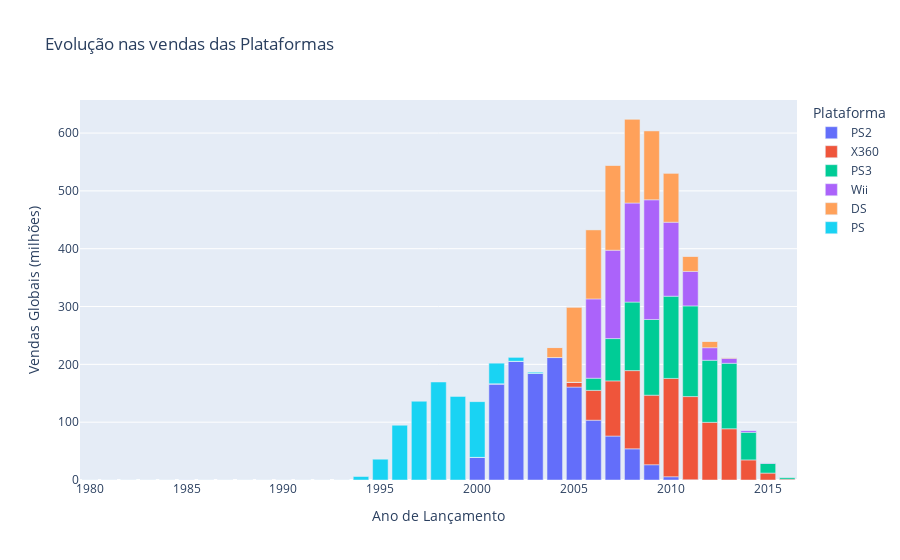

The cell this chart's notebook holds for it:
### Markdown cell above
* Abaixo iremos analisar as vendas das plataformas agrupadas por ano de lançamento dos jogos

### Code cell
# Agrupando por plataforma e ano de lançamento, e somando as vendas globais
platform_evolution = games_filtered.groupby(['year_of_release', 'platform'])['global_sales'].sum()
# transformando a série em um DataFrame e preenchendo os valores ausentes com 0
sales_timeline = platform_evolution.unstack(fill_value=0)
# visualizar evolução de vendas

fig = px.bar(sales_timeline[best_platform], 
            title='Evolução nas vendas das Plataformas',
            labels={'value': 'Vendas Globais (milhões)',
            'year_of_release': 'Ano de Lançamento',
            'platform': 'Plataforma'})
fig.show()

### Figure 1 — Plotly figure (JSON) as saved in the notebook; plotly's stock layout.template omitted (floating-point values rounded to 4 significant figures)
{"data": [{"hovertemplate": "Plataforma=PS2<br>Ano de Lançamento=%{x}<br>Vendas Globais (milhões)=%{y}<extra></extra>", "legendgroup": "PS2", "marker": {"color": "#636efa", "pattern": {"shape": ""}}, "name": "PS2", "orientation": "v", "showlegend": true, "textposition": "auto", "type": "bar", "x": [1980, 1981, 1982, 1983, 1984, 1985, 1986, 1987, 1988, 1989, 1990, 1991, 1992, 1993, 1994, 1995, 1996, 1997, 1998, 1999, 2000, 2001, 2002, 2003, 2004, 2005, 2006, 2007, 2008, 2009, 2010, 2011, 2012, 2013, 2014, 2015, 2016], "xaxis": "x", "y": [0.0, 0.0, 0.0, 0.0, 0.0, 0.0, 0.0, 0.0, 0.0, 0.0, 0.0, 0.0, 0.0, 0.0, 0.0, 0.0, 0.0, 0.0, 0.0, 0.0, 39.17, 166.4, 205.4, 184.3, 211.8, 160.7, 103.4, 75.99, 53.9, 26.4, 5.64, 0.45, 0.0, 0.0, 0.0, 0.0, 0.0], "yaxis": "y"}, {"hovertemplate": "Plataforma=X360<br>Ano de Lançamento=%{x}<br>Vendas Globais (milhões)=%{y}<extra></extra>", "legendgroup": "X360", "marker": {"color": "#EF553B", "pattern": {"shape": ""}}, "name": "X360", "orientation": "v", "showlegend": true, "textposition": "auto", "type": "bar", "x": [1980, 1981, 1982, 1983, 1984, 1985, 1986, 1987, 1988, 1989, 1990, 1991, 1992, 1993, 1994, 1995, 1996, 1997, 1998, 1999, 2000, 2001, 2002, 2003, 2004, 2005, 2006, 2007, 2008, 2009, 2010, 2011, 2012, 2013, 2014, 2015, 2016], "xaxis": "x", "y": [0.0, 0.0, 0.0, 0.0, 0.0, 0.0, 0.0, 0.0, 0.0, 0.0, 0.0, 0.0, 0.0, 0.0, 0.0, 0.0, 0.0, 0.0, 0.0, 0.0, 0.0, 0.0, 0.0, 0.0, 0.0, 8.25, 51.62, 95.41, 135.3, 120.3, 170.0, 143.8, 99.74, 88.58, 34.74, 11.96, 1.52], "yaxis": "y"}, {"hovertemplate": "Plataforma=PS3<br>Ano de Lançamento=%{x}<br>Vendas Globais (milhões)=%{y}<extra></extra>", "legendgroup": "PS3", "marker": {"color": "#00cc96", "pattern": {"shape": ""}}, "name": "PS3", "orientation": "v", "showlegend": true, "textposition": "auto", "type": "bar", "x": [1980, 1981, 1982, 1983, 1984, 1985, 1986, 1987, 1988, 1989, 1990, 1991, 1992, 1993, 1994, 1995, 1996, 1997, 1998, 1999, 2000, 2001, 2002, 2003, 2004, 2005, 2006, 2007, 2008, 2009, 2010, 2011, 2012, 2013, 2014, 2015, 2016], "xaxis": "x", "y": [0.0, 0.0, 0.0, 0.0, 0.0, 0.0, 0.0, 0.0, 0.0, 0.0, 0.0, 0.0, 0.0, 0.0, 0.0, 0.0, 0.0, 0.0, 0.0, 0.0, 0.0, 0.0, 0.0, 0.0, 0.0, 0.0, 20.96, 73.19, 118.5, 130.9, 142.2, 156.8, 107.4, 113.2, 47.76, 16.82, 3.6], "yaxis": "y"}, {"hovertemplate": "Plataforma=Wii<br>Ano de Lançamento=%{x}<br>Vendas Globais (milhões)=%{y}<extra></extra>", "legendgroup": "Wii", "marker": {"color": "#ab63fa", "pattern": {"shape": ""}}, "name": "Wii", "orientation": "v", "showlegend": true, "textposition": "auto", "type": "bar", "x": [1980, 1981, 1982, 1983, 1984, 1985, 1986, 1987, 1988, 1989, 1990, 1991, 1992, 1993, 1994, 1995, 1996, 1997, 1998, 1999, 2000, 2001, 2002, 2003, 2004, 2005, 2006, 2007, 2008, 2009, 2010, 2011, 2012, 2013, 2014, 2015, 2016], "xaxis": "x", "y": [0.0, 0.0, 0.0, 0.0, 0.0, 0.0, 0.0, 0.0, 0.0, 0.0, 0.0, 0.0, 0.0, 0.0, 0.0, 0.0, 0.0, 0.0, 0.0, 0.0, 0.0, 0.0, 0.0, 0.0, 0.0, 0.0, 137.2, 152.8, 171.3, 207.0, 128.0, 59.65, 21.71, 8.59, 3.75, 1.14, 0.18], "yaxis": "y"}, {"hovertemplate": "Plataforma=DS<br>Ano de Lançamento=%{x}<br>Vendas Globais (milhões)=%{y}<extra></extra>", "legendgroup": "DS", "marker": {"color": "#FFA15A", "pattern": {"shape": ""}}, "name": "DS", "orientation": "v", "showlegend": true, "textposition": "auto", "type": "bar", "x": [1980, 1981, 1982, 1983, 1984, 1985, 1986, 1987, 1988, 1989, 1990, 1991, 1992, 1993, 1994, 1995, 1996, 1997, 1998, 1999, 2000, 2001, 2002, 2003, 2004, 2005, 2006, 2007, 2008, 2009, 2010, 2011, 2012, 2013, 2014, 2015, 2016], "xaxis": "x", "y": [0.0, 0.0, 0.0, 0.0, 0.0, 0.02, 0.0, 0.0, 0.0, 0.0, 0.0, 0.0, 0.0, 0.0, 0.0, 0.0, 0.0, 0.0, 0.0, 0.0, 0.0, 0.0, 0.0, 0.0, 17.27, 130.1, 119.8, 146.9, 145.3, 119.5, 85.02, 26.18, 11.01, 1.54, 0.0, 0.0, 0.0], "yaxis": "y"}, {"hovertemplate": "Plataforma=PS<br>Ano de Lançamento=%{x}<br>Vendas Globais (milhões)=%{y}<extra></extra>", "legendgroup": "PS", "marker": {"color": "#19d3f3", "pattern": {"shape": ""}}, "name": "PS", "orientation": "v", "showlegend": true, "textposition": "auto", "type": "bar", "x": [1980, 1981, 1982, 1983, 1984, 1985, 1986, 1987, 1988, 1989, 1990, 1991, 1992, 1993, 1994, 1995, 1996, 1997, 1998, 1999, 2000, 2001, 2002, 2003, 2004, 2005, 2006, 2007, 2008, 2009, 2010, 2011, 2012, 2013, 2014, 2015, 2016], "xaxis": "x", "y": [0.0, 0.0, 0.0, 0.0, 0.0, 0.0, 0.0, 0.0, 0.0, 0.0, 0.0, 0.0, 0.0, 0.0, 6.03, 35.96, 94.7, 136.2, 169.5, 144.5, 96.37, 35.59, 6.67, 2.07, 0.0, 0.0, 0.0, 0.0, 0.0, 0.0, 0.0, 0.0, 0.0, 0.0, 0.0, 0.0, 0.0], "yaxis": "y"}], "layout": {"barmode": "relative", "legend": {"title": {"text": "Plataforma"}, "tracegroupgap": 0}, "title": {"text": "Evolução nas vendas das Plataformas"}, "xaxis": {"anchor": "y", "domain": [0, 1], "title": {"text": "Ano de Lançamento"}}, "yaxis": {"anchor": "x", "domain": [0, 1], "title": {"text": "Vendas Globais (milhões)"}}}}
